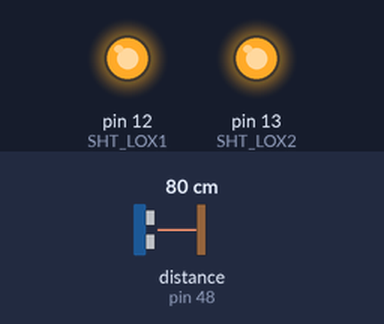
Bench run of a sketch on a simulated Arduino Uno, built with avr-gcc and run on an emulated ATmega328P. On the bench: output pins drawn as LEDs (lit = HIGH). The inputs (shaded band) are chosen by the test bench; at power-on: distance to the obstacle (sensor on pin 48) 80 cm. What the sketch prints to the serial monitor is not drawn.

Above: at 0.1 s.
Timing chart, 0 to 1.6 s (numbered marks = the images above):
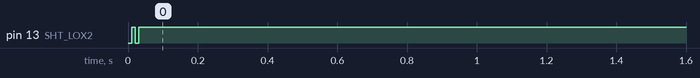

The sketch:

sensor_reading.ino
```cpp
/*
 * Getting readings from sensors: i2c
 * 2 tof
 * 1 gyro
 */

#include "Adafruit_VL53L0X.h"
#include "Wire.h"
#include <MPU6050_light.h>

//gyro initial
MPU6050 mpu(Wire);
float az;
int num=0;

//tof initial
// address we will assign if dual sensor is present
#define LOX1_ADDRESS 0x30
#define LOX2_ADDRESS 0x31
int s_front,s_side;

// set the pins to shutdown
#define SHT_LOX1 12
#define SHT_LOX2 13

// objects for the vl53l0x
Adafruit_VL53L0X lox1 = Adafruit_VL53L0X();
Adafruit_VL53L0X lox2 = Adafruit_VL53L0X();

// this holds the measurement
VL53L0X_RangingMeasurementData_t measure_front;
VL53L0X_RangingMeasurementData_t measure_side;

void setID() {
  // all reset
  digitalWrite(SHT_LOX1, LOW);
  digitalWrite(SHT_LOX2, LOW);
  delay(10);
  // all unreset
  digitalWrite(SHT_LOX1, HIGH);
  digitalWrite(SHT_LOX2, HIGH);
  delay(10);

  // activating LOX1 and reseting LOX2
  digitalWrite(SHT_LOX1, HIGH);
  digitalWrite(SHT_LOX2, LOW);

  // initing LOX1
  if(!lox1.begin(LOX1_ADDRESS)) {
    Serial.println(F("Failed to boot first VL53L0X"));
    while(1);
  }
  delay(10);

  // activating LOX2
  digitalWrite(SHT_LOX2, HIGH);
  delay(10);

  //initing LOX2
  if(!lox2.begin(LOX2_ADDRESS)) {
    Serial.println(F("Failed to boot second VL53L0X"));
    while(1);
  }
}

void read_dual_sensors() {

  lox1.rangingTest(&measure_front, false); // pass in 'true' to get debug data printout!
  lox2.rangingTest(&measure_side, false); // pass in 'true' to get debug data printout!

  // print sensor one reading
  Serial.print("1: ");
  if(measure_front.RangeStatus != 4) {     // if not out of range
    s_front = measure_front.RangeMilliMeter;
    Serial.print(s_front);
    Serial.print("mm");
  } else {
    Serial.print("Out of range");
  }

  Serial.print(" ");

  // print sensor two reading
  Serial.print("2: ");
  if(measure_side.RangeStatus != 4) {
    s_side = measure_side.RangeMilliMeter;
    Serial.print(s_side);
    Serial.print("mm");
  } else {
    Serial.print("Out of range");
  }

  Serial.println();
}

void i2c_scan() {
  byte error, address;
    int nDevices;

    Serial.println("Scanning...");

    nDevices = 0;
    for(address = 1; address < 127; address++ )
    {
      // The i2c_scanner uses the return value of
      // the Write.endTransmisstion to see if
      // a device did acknowledge to the address.
      Wire.beginTransmission(address);
      error = Wire.endTransmission();

      if (error == 0)
      {
        Serial.print("I2C device found at address 0x");
        if (address<16)
          Serial.print("0");
        Serial.print(address,HEX);
        Serial.println("  !");

        nDevices++;
      }
      else if (error==4)
      {
        Serial.print("Unknown error at address 0x");
        if (address<16)
          Serial.print("0");
        Serial.println(address,HEX);
      }
    }
    if (nDevices == 0)
      Serial.println("No I2C devices found\n");
    else
      Serial.println("done\n");

    delay(5000);           // wait 5 seconds for next scan
}

void mpu_test() {
  if (num ==0){
    //calibration
    Serial.println(F("Calculating offsets, do not move MPU6050"));
    Serial.println(F("Motor stop for 1 second"));
    /*
     stop motor
     */
    delay(1000);
    mpu.calcOffsets(true,true); // gyro and accelero
    Serial.println("Done!\n");

    mpu.update();
    az=mpu.getAngleZ();
    /*
     mortor turning
     */
    //these are for checking & can be deleted later
      Serial.print("turning\n");
      Serial.print(F("ANGLE     Z: "));
      Serial.print(az);
      Serial.print("\n");
      delay(100);
    /*
     stop motor again
     */
    az=0;
    Serial.print("Turning done");
    num=num+1; //num is like a switch
  }
}


void setup() {
  Serial.begin(115200);
  Wire.begin();
  // wait until serial port opens for native USB devices
  while (! Serial) { delay(1); }

  pinMode(SHT_LOX1, OUTPUT);
  pinMode(SHT_LOX2, OUTPUT);

  Serial.println("Shutdown pins inited...");

  digitalWrite(SHT_LOX1, LOW);
  digitalWrite(SHT_LOX2, LOW);

  Serial.println("Both in reset mode...(pins are low)");


  Serial.println("Starting...");
  setID();

  byte status = mpu.begin();
  Serial.print(F("MPU6050 status: "));
  Serial.println(status);
  while(status!=0){ } // stop everything if could not connect to MPU6050

}

void loop() {
  int abs_dist = 800;
  lox1.rangingTest(&measure_front, false); // pass in 'true' to get debug data printout!
  //lox2.rangingTest(&measure_side, false); // pass in 'true' to get debug data printout!
  for(int i = 0; i < 17; i++){
    Serial.print("DISTANCE: ");
    Serial.print(abs_dist - i*50);
    Serial.println();
    for(int j = 0; j < 20; j++){
      // print sensor one reading
      lox1.rangingTest(&measure_front, false);
      //lox2.rangingTest(&measure_side, false); // pass in 'true' to get debug data printout!
      //s_side = measure_side.RangeMilliMeter;
      s_front = measure_front.RangeMilliMeter;
      //Serial.print(s_side);
      Serial.print(s_front);
      Serial.println();
      delay(100);
    }
    Serial.println();
    delay(5000);
  }

  Serial.println();
  delay(10000);

}
```
